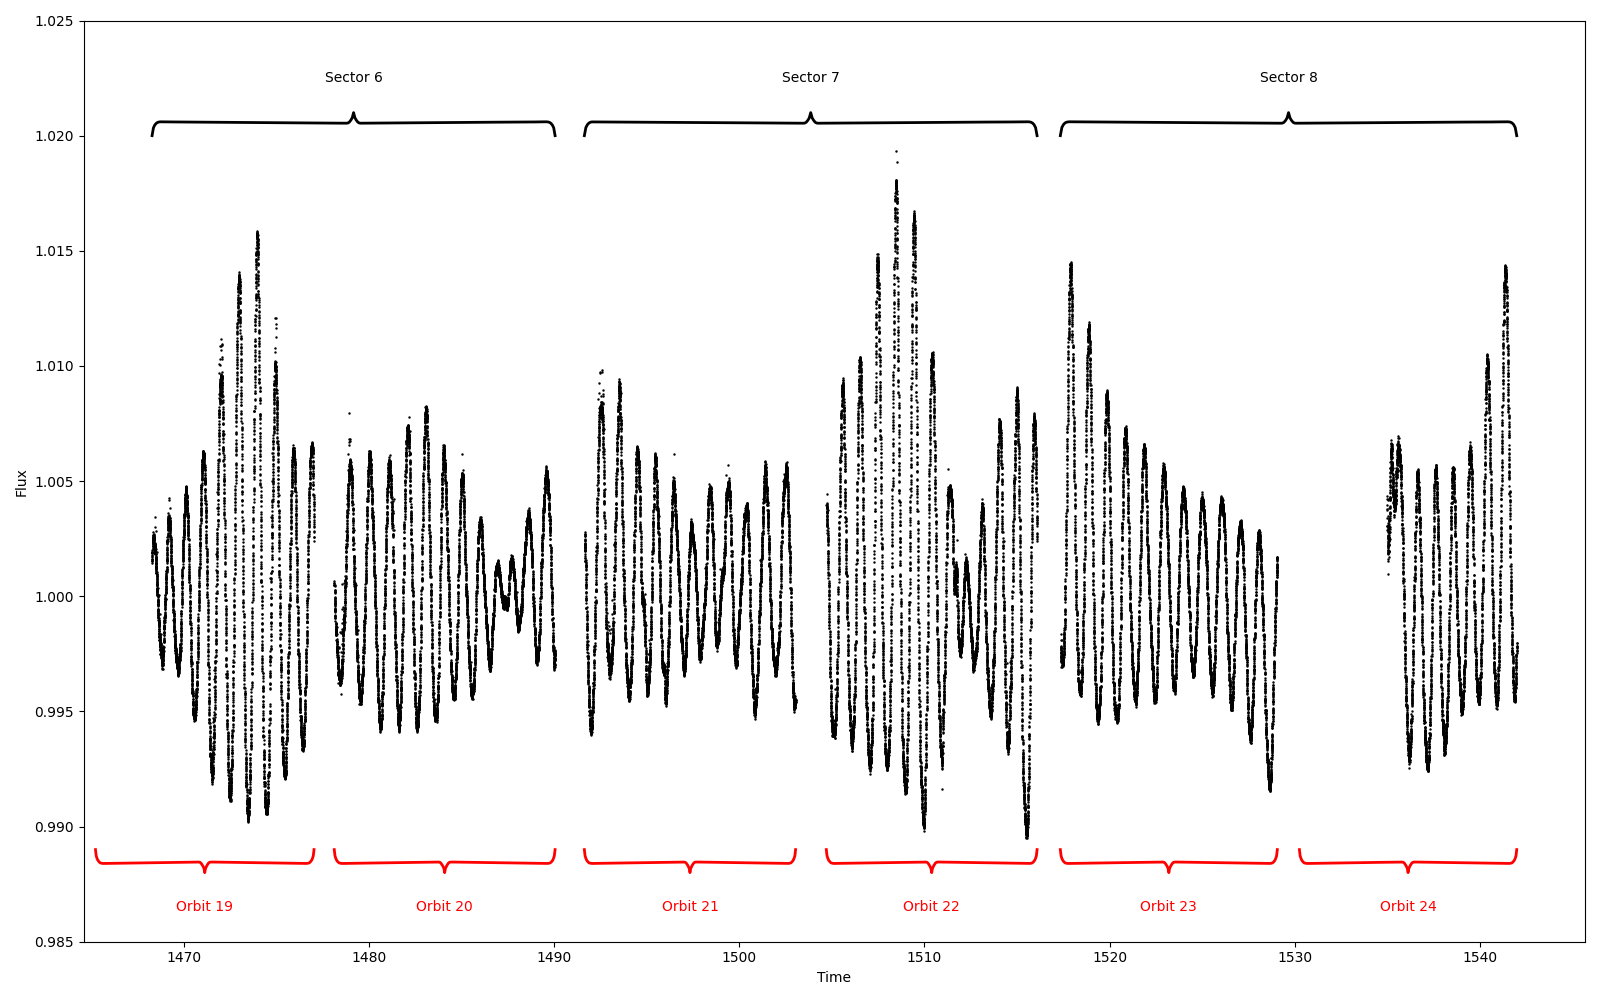

Reproduce this figure in Python.
import matplotlib.pyplot as plt
import numpy as np
import FancyBrackets.brackets as fb
import lightkurve as lk


lc = lk.search_lightcurvefile('QW Pup').download_all().PDCSAP_FLUX.stitch().remove_nans()

fig, ax = plt.subplots(figsize = (16,10))
ax.plot(lc.time, lc.flux, 'ko', ms = 0.75)

ax.set_ylabel('Flux')
ax.set_xlabel('Time')
ax.set_ylim(0.985, 1.025)

y_sector = 1.02
sector_num= 6
orbit_num= 19
y_orbit = 0.989
x_orbits = [[1465.21262, 1477.01998], [1478.11304,1490.04359], [1491.62553, 1503.03803], [1504.69775, 1516.08524], [1517.34150, 1529.06510], [1530.25816,1541.99982]]
x_sectors = [[1468.270, 1490.044], [1491.626, 1516.085], [1517.342, 1542.000]]
for sector in x_sectors:
    fb.CurlyBracket([sector[1], y_sector],  [sector[0], y_sector], 0.001, ax, color = 'k')
    ax.text((sector[1] + sector[0])/2, y_sector + 0.0025, f"Sector {sector_num}", va = 'center', ha = 'center')
    sector_num = sector_num +1
for orbit in x_orbits:
    fb.CurlyBracket([orbit[0], y_orbit], [orbit[1], y_orbit], 0.001, ax, color = 'red')
    ax.text((orbit[1] + orbit[0])/2, y_orbit - 0.0025, f"Orbit {orbit_num}", va = 'center', ha = 'center', color = 'r')
    orbit_num = orbit_num +1
plt.tight_layout()

plt.show()
